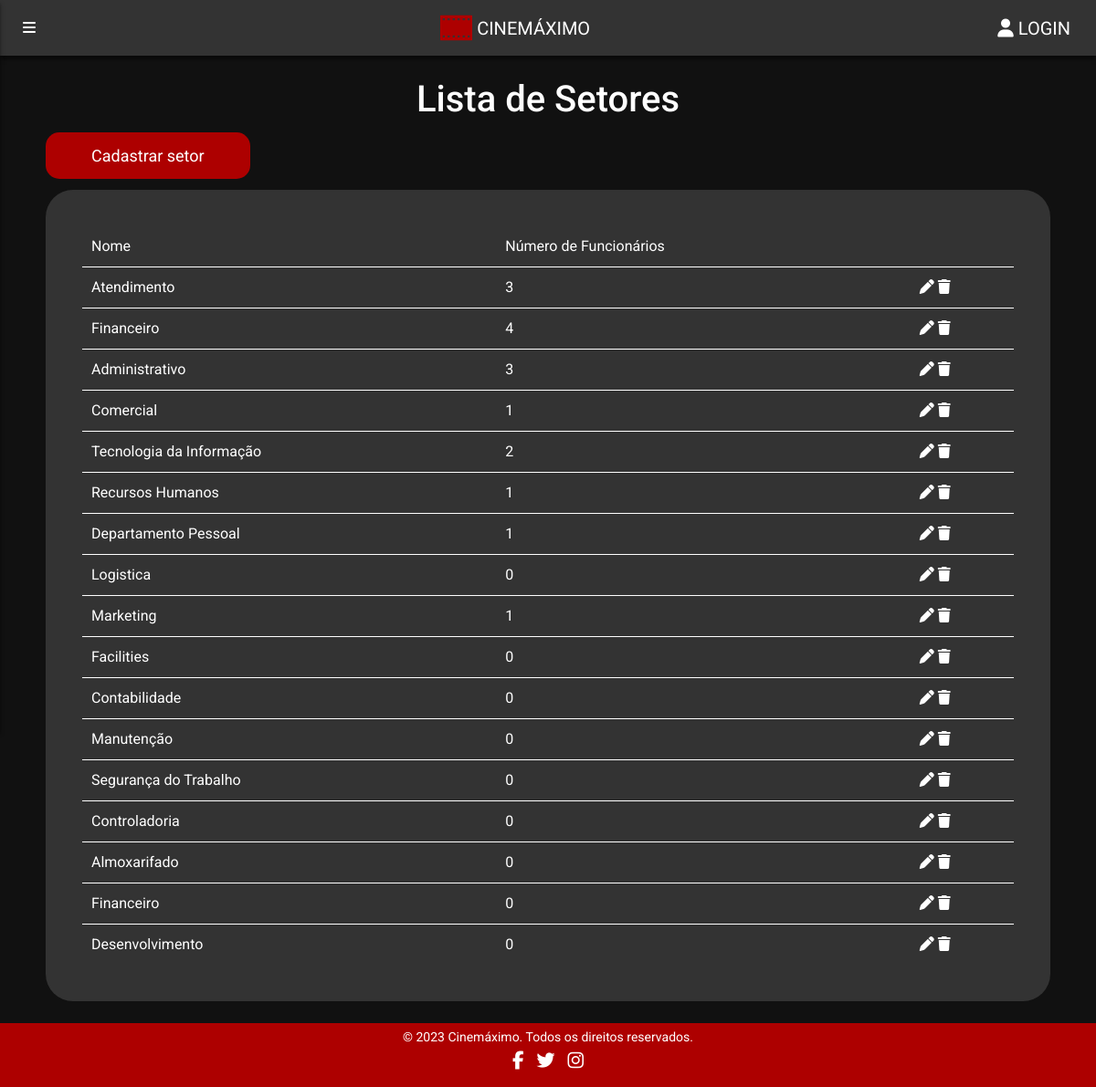
Screenshot of /html/setor/lista-setores.php with the database file from the repository.
### tables this page shows
CREATE TABLE Setor (
idSetor INT PRIMARY KEY AUTO_INCREMENT,
nome VARCHAR(150)
);

### config.php (called while the page is built, shortened)
<?php
function GerarConexao() {
    $endereco = "localhost";
    $usuario = "root";
    $senha = "";
    $banco = "ProjetoCinema";
    $con = new mysqli ($endereco, $usuario, $senha, $banco);
    $con->set_charset("utf8");
    return $con;
}
function Buscar($sql) {
    $conexao = GerarConexao();
    $resultado = mysqli_query($conexao, $sql);
    return mysqli_fetch_all($resultado, MYSQLI_ASSOC);
}
?>

### html/setor/lista-setores.php (the view, shortened to what this page needs)
<?php
require("../../config.php");
$sql = "SELECT
            Setor.*,
            COUNT(Funcionario.idFuncionario) AS 'numeroFuncionarios'
        FROM Setor
        LEFT JOIN Funcionario
            ON Setor.idSetor = Funcionario.idSetor
        GROUP BY Setor.idSetor;";
$setores = Buscar($sql);
?>
<!DOCTYPE html>
<html lang="en">
<head>
    <link rel="stylesheet" href="/Projeto-Cinema/css/compartilhado/base.css">
    <link rel="stylesheet" href="/Projeto-Cinema/css/compartilhado/header.css">
    <link rel="stylesheet" href="/Projeto-Cinema/css/compartilhado/footer.css">
    <link rel="stylesheet" href="/Projeto-Cinema/css/compartilhado/componentes.css">
    <link rel="stylesheet" href="/Projeto-Cinema/css/compartilhado/listas.css">
    <link rel="stylesheet" href="/Projeto-Cinema/css/compartilhado/barra-lateral.css">
    <link rel="stylesheet" href="/Projeto-Cinema/css/telas/lista-setores.css">
    <link href="https://cdn.jsdelivr.net/npm/bootstrap@5.3.0-alpha1/dist/css/bootstrap.min.css" rel="stylesheet">
</head>
<body>
    <div class="conteudo">
        <h1 class="text-center my-4" style="color: var(--branco);">Lista de Setores</h1>
        <a class="botao-componente" href="cadastro-setor.php">Cadastrar setor</a>
        <div class="lista fundo-cinza my-4">
            <div class="linha linha-cabeca">
                <div>Nome</div>
                <div>Número de Funcionários</div>
                <div></div>
            </div>
            <?php
            foreach ($setores as $linha) {
                echo "
                        <div class='linha'>
                            <div>{$linha["nome"]}</div>
                            <div>{$linha["numeroFuncionarios"]}</div>
                            <div class='item-acoes'>
                                <a href='cadastro-setor.php?setor={$linha["idSetor"]}'>
                                    <i class='item-animacao fa-solid fa-pen'></i>
                                </a>
                                <a href='excluir-setor.php?setor={$linha["idSetor"]}'>
                                    <i class='item-animacao fa-solid fa-trash'></i>
                                </a>
                            </div>
                        </div>";
            }
            ?>
        </div>
    </div>
</body>
</html>

### css/compartilhado/base.css (style rules this page uses)
:root { --cor-60: #111111; --cor-30: #333333; --cor-10: #AD0000; --branco: #FFFFFF; }
body { background: var(--cor-60) !important; font-family: 'Roboto', sans-serif !important; margin: 0; color: var(--branco); position: relative; min-height: 100vh; }
.conteudo { padding-bottom: 70px; }

### css/compartilhado/componentes.css (style rules this page uses)
.fundo-cinza { background-color: var(--cor-30); border-radius: 30px; }
.botao-componente { padding: 15px 50px; margin-left: 50px; border-radius: 15px; background-color: var(--cor-10); color: var(--branco); font-size: 18px; text-align: center; text-decoration: none; transition: ease 0.2s; }

### css/compartilhado/listas.css (style rules this page uses)
.lista { color: var(--branco); padding: 2.5rem; margin-right: 50px; margin-left: 50px; }
.lista .linha { display: grid; border-bottom: 1px white solid; }
.lista .linha:last-child { border-bottom: 0; }
.lista .linha div { padding: 10px; }
.linha .item-acoes a { color: var(--branco); text-decoration: none; }
.item-animacao { cursor: pointer; transition: ease all 0.2s; }

### css/telas/lista-setores.css (style rules this page uses)
.lista .linha { grid-template-columns: 1fr 1fr 0.25fr; }

### rows the page displays
setor: nome "Atendimento", numeroFuncionarios "3"
setor: nome "Financeiro", numeroFuncionarios "4"
setor: nome "Administrativo", numeroFuncionarios "3"
setor: nome "Comercial", numeroFuncionarios "1"
setor: nome "Tecnologia da Informação", numeroFuncionarios "2"
setor: nome "Recursos Humanos", numeroFuncionarios "1"
setor: nome "Departamento Pessoal", numeroFuncionarios "1"
setor: nome "Logistica", numeroFuncionarios "0"
setor: nome "Marketing", numeroFuncionarios "1"
setor: nome "Facilities", numeroFuncionarios "0"
setor: nome "Contabilidade", numeroFuncionarios "0"
setor: nome "Manutenção", numeroFuncionarios "0"
setor: nome "Segurança do Trabalho", numeroFuncionarios "0"
setor: nome "Controladoria", numeroFuncionarios "0"
setor: nome "Almoxarifado", numeroFuncionarios "0"
setor: nome "Financeiro", numeroFuncionarios "0"
setor: nome "Desenvolvimento", numeroFuncionarios "0"
